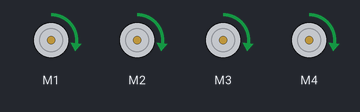
A sketch run on a simulated Arduino Uno, built with avr-gcc and run on an emulated ATmega328P. Parts: 4 × DC motor (green arrow = forward, orange = backward, longer = faster). What the sketch prints to the serial monitor is not drawn.

Above: at 0.1 s.
Timing chart, 0 to 1.6 s (numbered marks = the images above):
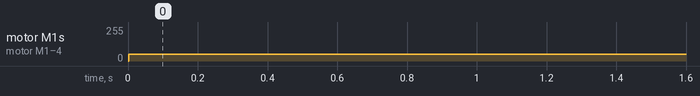

Measured:
- by itself, motor M1–4: stopped → forward 50/255 at 0.00 s

The sketch:

DCMotorTest.ino
```cpp
/*
This is a test sketch for the Adafruit assembled Motor Shield for Arduino v2
It won't work with v1.x motor shields! Only for the v2's with built in PWM
control

For use with the Adafruit Motor Shield v2
---->	http://www.adafruit.com/products/1438
*/

#include <Wire.h>
#include <Adafruit_MotorShield.h>

// Create the motor shield object with the default I2C address
Adafruit_MotorShield AFMS = Adafruit_MotorShield();
// Or, create it with a different I2C address (say for stacking)
// Adafruit_MotorShield AFMS = Adafruit_MotorShield(0x61);

// Select which 'port' M1, M2, M3 or M4. In this case, M1
Adafruit_DCMotor *myMotor1 = AFMS.getMotor(1);
Adafruit_DCMotor *myMotor2 = AFMS.getMotor(2);
Adafruit_DCMotor *myMotor3 = AFMS.getMotor(3);
Adafruit_DCMotor *myMotor4 = AFMS.getMotor(4);

// You can also make another motor on port M2
//Adafruit_DCMotor *myOtherMotor = AFMS.getMotor(2);

void setup() {
  Serial.begin(9600);           // set up Serial library at 9600 bps
  Serial.println("Adafruit Motorshield v2 - DC Motor test!");

  AFMS.begin();  // create with the default frequency 1.6KHz
  //AFMS.begin(1000);  // OR with a different frequency, say 1KHz

  // Set the speed to start, from 0 (off) to 255 (max speed)
  myMotor1->setSpeed(0);
  myMotor1->run(FORWARD);
  // turn on motor
  myMotor1->run(RELEASE);
    myMotor2->setSpeed(0);
  myMotor2->run(FORWARD);
  // turn on motor
  myMotor2->run(RELEASE);
    myMotor3->setSpeed(0);
  myMotor3->run(FORWARD);
  // turn on motor
  myMotor3->run(RELEASE);
    myMotor4->setSpeed(0);
  myMotor4->run(FORWARD);
  // turn on motor
  myMotor4->run(RELEASE);
}

void loop() {
  uint8_t i;

  Serial.print("tick");

  myMotor1->setSpeed(50);
  myMotor1->run(FORWARD);
  // turn on motor

    myMotor2->setSpeed(50);
  myMotor2->run(FORWARD);
  // turn on motor

    myMotor3->setSpeed(50);
  myMotor3->run(FORWARD);
  // turn on motor

    myMotor4->setSpeed(50);
  myMotor4->run(FORWARD);
  // turn on motor


  Serial.print("tech");
  //myMotor->run(RELEASE);
  delay(1000);
}
```
